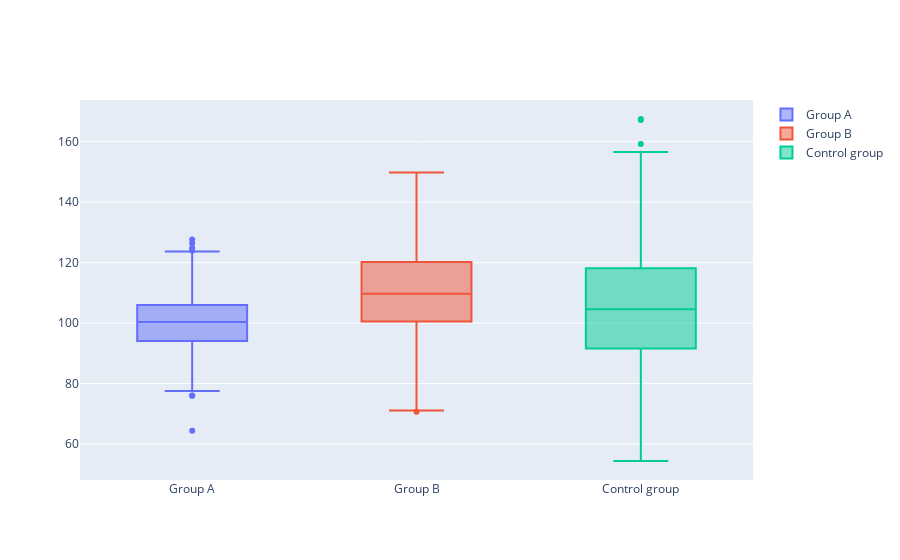

The notebook cell saved with this chart:
### Markdown cell above
## Outliers

### Code cell
trace = []
vals = [group_a, group_b, control_group]
groups = ["Group A", "Group B", "Control group"]

for i in range(0, len(groups)):
        trace.append(go.Box(y = vals[i],
                           name = groups[i],
                           boxpoints = "outliers"))
        
data = trace

# iplot({"data":data}) # Old way of showing things
pio.show({"data":data}) # New way: replace iplot with pio.show()

### Figure 1 — Plotly figure (JSON) as saved in the notebook; plotly's stock layout.template omitted (floating-point values rounded to 4 significant figures; data arrays with more than 128 entries replaced by an {"elided": "..."} marker saying what was removed)
{"data": [{"boxpoints": "outliers", "name": "Group A", "type": "box", "y": {"elided": "500 float values"}}, {"boxpoints": "outliers", "name": "Group B", "type": "box", "y": {"elided": "500 float values"}}, {"boxpoints": "outliers", "name": "Control group", "type": "box", "y": {"elided": "500 float values"}}], "layout": {"autosize": true, "xaxis": {"autorange": true, "range": [-0.5, 2.5], "type": "category"}, "yaxis": {"autorange": true, "range": [48.1, 173.8], "type": "linear"}}}
